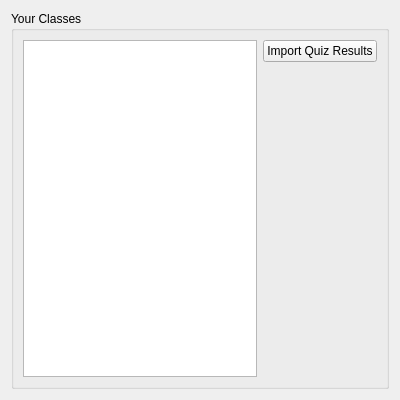
<?xml version="1.0" encoding="UTF-8"?>
<ui version="4.0">
 <class>viewresults</class>
 <widget class="QWidget" name="viewresults">
  <property name="geometry">
   <rect>
    <x>0</x>
    <y>0</y>
    <width>400</width>
    <height>400</height>
   </rect>
  </property>
  <property name="windowTitle">
   <string>View Results</string>
  </property>
  <property name="windowFilePath">
   <string/>
  </property>
  <layout class="QGridLayout" name="gridLayout">
   <item row="0" column="0">
    <widget class="QGroupBox" name="groupBox">
     <property name="title">
      <string>Your Classes</string>
     </property>
     <layout class="QHBoxLayout" name="horizontalLayout_3">
      <item>
       <widget class="QListView" name="classListView"/>
      </item>
      <item>
       <layout class="QVBoxLayout" name="verticalLayout_2">
        <item>
         <widget class="QPushButton" name="importQuizResultsPushButton">
          <property name="text">
           <string>Import Quiz Results</string>
          </property>
         </widget>
        </item>
        <item>
         <spacer name="verticalSpacer">
          <property name="orientation">
           <enum>Qt::Vertical</enum>
          </property>
          <property name="sizeHint" stdset="0">
           <size>
            <width>20</width>
            <height>40</height>
           </size>
          </property>
         </spacer>
        </item>
        <item>
         <spacer name="verticalSpacer_2">
          <property name="orientation">
           <enum>Qt::Vertical</enum>
          </property>
          <property name="sizeHint" stdset="0">
           <size>
            <width>20</width>
            <height>40</height>
           </size>
          </property>
         </spacer>
        </item>
       </layout>
      </item>
     </layout>
    </widget>
   </item>
  </layout>
 </widget>
 <resources/>
 <connections/>
</ui>
